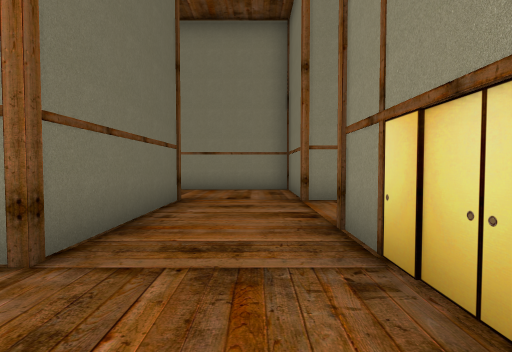
[1] (above)

20 first-person views from a walk through a 3-D level made in the Unity game engine. The camera is 1.4 m above the floor, tilts 2° down and sees 85° across. The floor is counted in squares, 2 m on a side. Each view is taken from the middle of a square. On the plan, view 1 faces up. The plan holds only what a view shows up to about 9 squares ahead; the rest is blank. The place goes on beyond the plan. The player is left out.

[2]
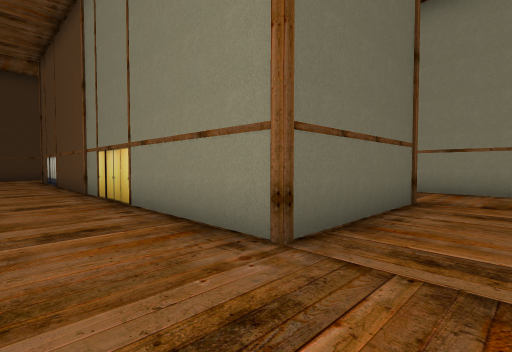

[3]
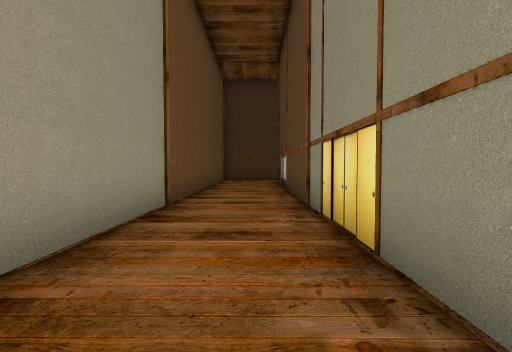

[4]
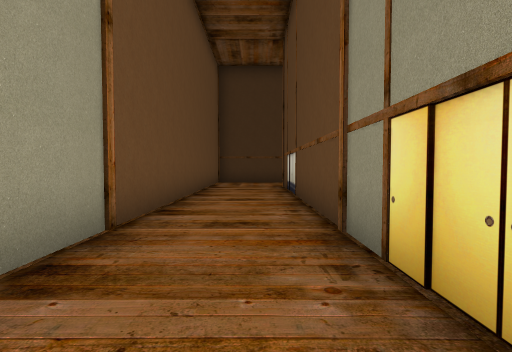

[5]
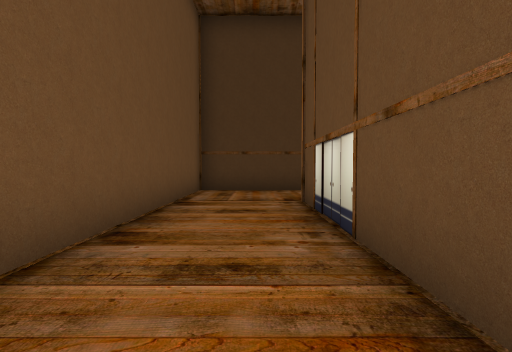

[6]
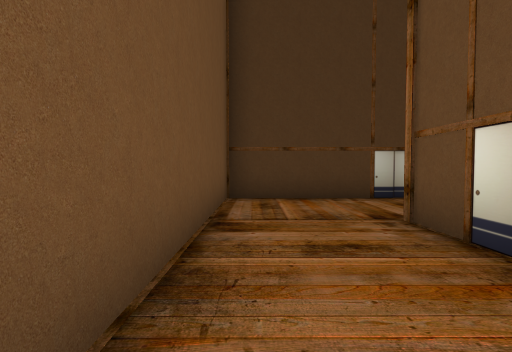

[7]
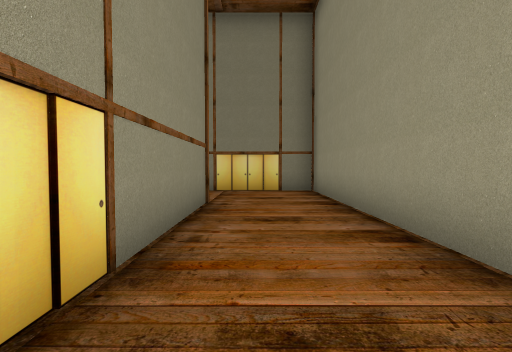

[8]
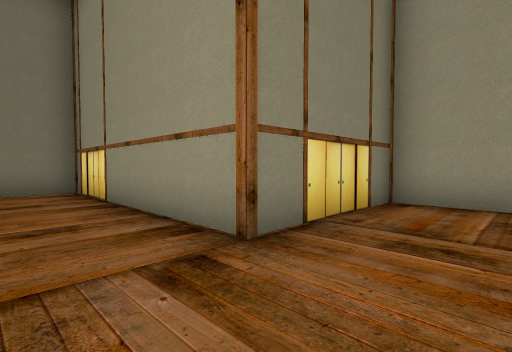

[9]
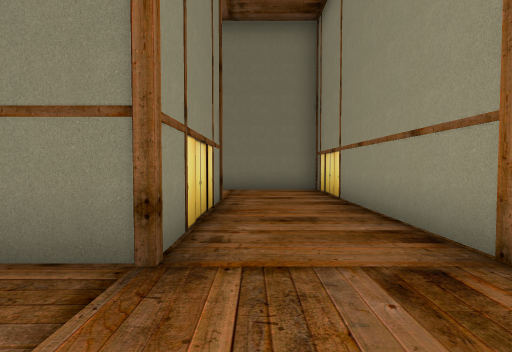

[10]
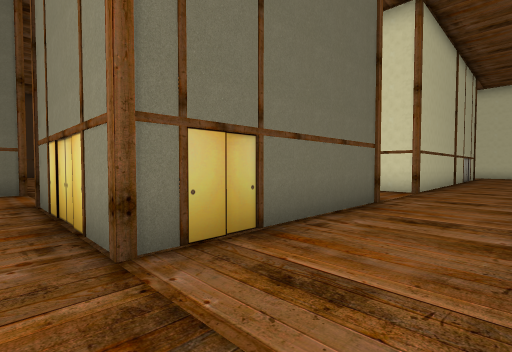

[11]
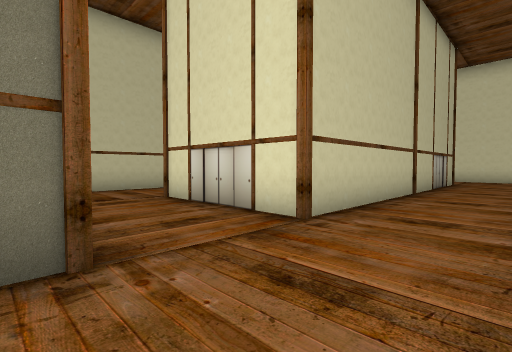

[12]
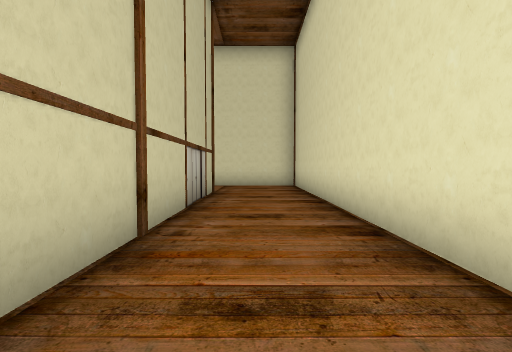

[13]
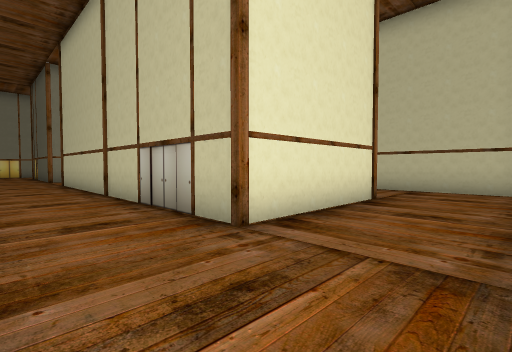

[14]
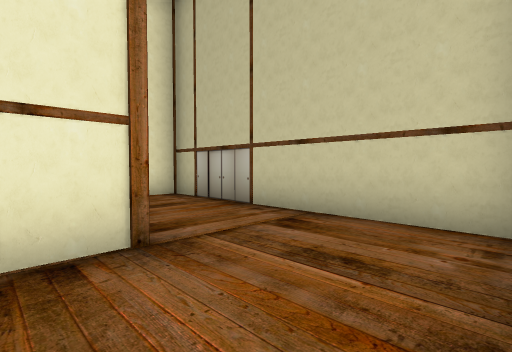

[15]
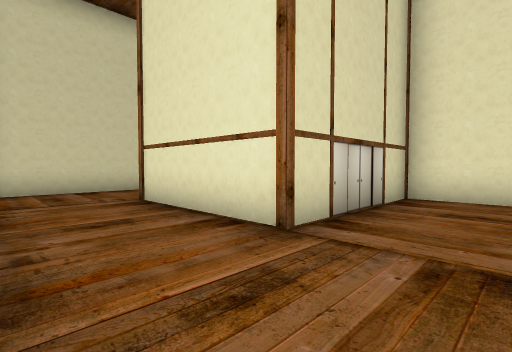

[16]
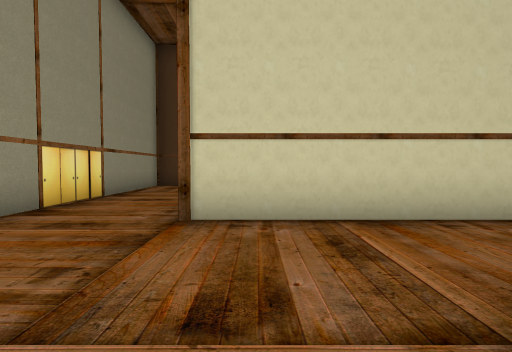

[17]
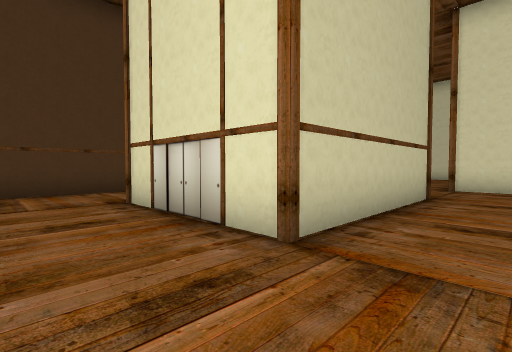

[18]
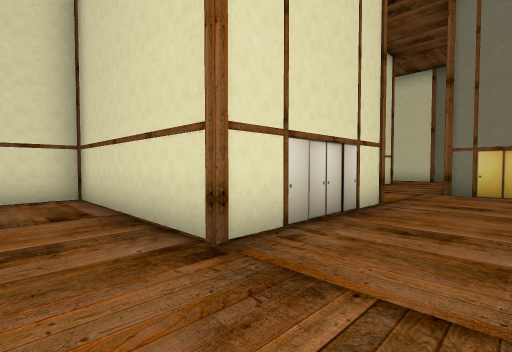

[19]
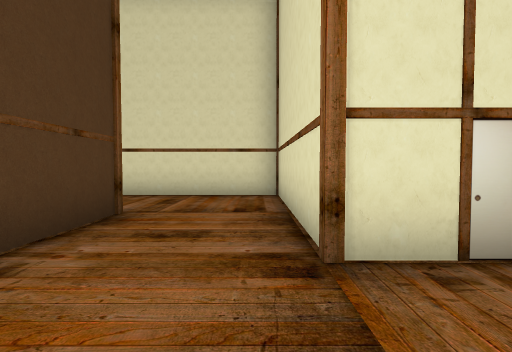

[20]
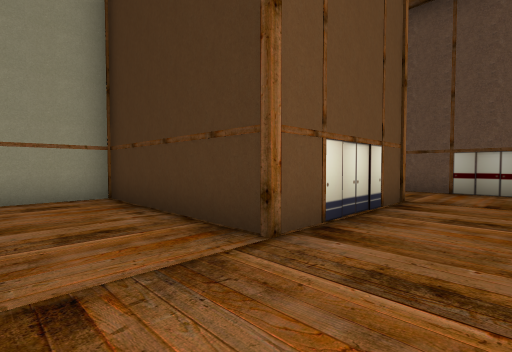

### Floor plan
Points are (right, up) in squares from view 1. A wall is a line through its corners. A room is listed if a view was taken in it or the views show most of it. See-through windows are left out.
Room 1 (views 1, 2, 3, 4, 5, 6, 7)
walls: (-1.6, 3.5) (-1.6, 2) (-14.6, 2); (-17.1, 3.4) (-17.1, -0.6) (1, -0.6) (1, 3.1)
ways out: opening at (-0.5, 2.5) to room 2
Room 2 (views 8, 9, 10, 11, 12, 13, 14, 15, 16, 17, 18, 19, 20)
walls: (-1.6, 15.9) (-1.6, 11.1) (-5.5, 11.1) (-5.5, 15.7) (-9.2, 15.7); (-0.4, 18.4) (-1.8, 18.4); (1, 9.2) (1, 10.6); (4.8, 10.6) (4.8, 5.8) (1, 5.8) (1, 8.4) (-2.2, 8.4); (7.4, 16.5) (7.4, 24.8); (-1.6, 5.9) (-1.6, 3.5); (1, 3.1) (7.4, 3.1) (7.4, 6); (-1.6, 24.9) (-1.6, 18.4) (1, 18.4) (1, 22.6) (4.8, 22.6) (4.8, 13.1) (0.9, 13.1); (-12, 13.1) (-8.1, 13.1) (-8.1, 8.5) (-1.8, 8.5)
ways out: opening at (-0.5, 2.5) to room 1; opening at (-11.5, 14.5); opening at (-2, 16.5)

Where each view was taken, in squares from view 1:
view 1: 0 up, 0 right, facing up
view 2: 0 up, 0 right, facing up-left
view 3: 1 up, 3 left, facing left
view 4: 1 up, 5 left, facing left
view 5: 1 up, 9 left, facing left
view 6: 0 up, 11 left, facing left
view 7: 1 up, 7 left, facing right
view 8: 5 up, 1 left, facing down-right
view 9: 5 up, 1 left, facing right
view 10: 5 up, 7 right, facing up-left
view 11: 10 up, 7 right, facing up-left
view 12: 15 up, 6 right, facing up
view 13: 25 up, 7 right, facing down-left
view 14: 25 up, 2 right, facing down-left
view 15: 25 up, 1 left, facing down-right
view 16: 12 up, 2 right, facing left
view 17: 9 up, 0 right, facing up-left
view 18: 9 up, 7 left, facing up-right
view 19: 9 up, 6 left, facing up
view 20: 15 up, 6 left, facing down-left
